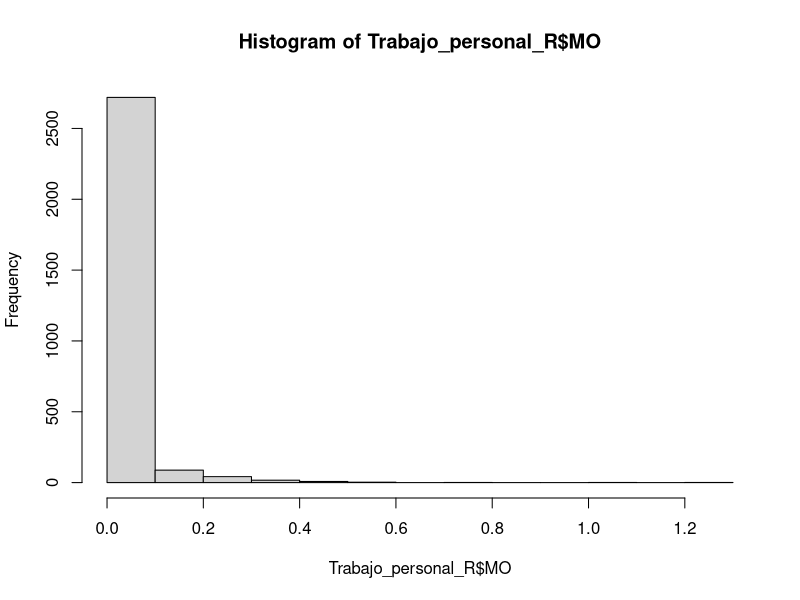
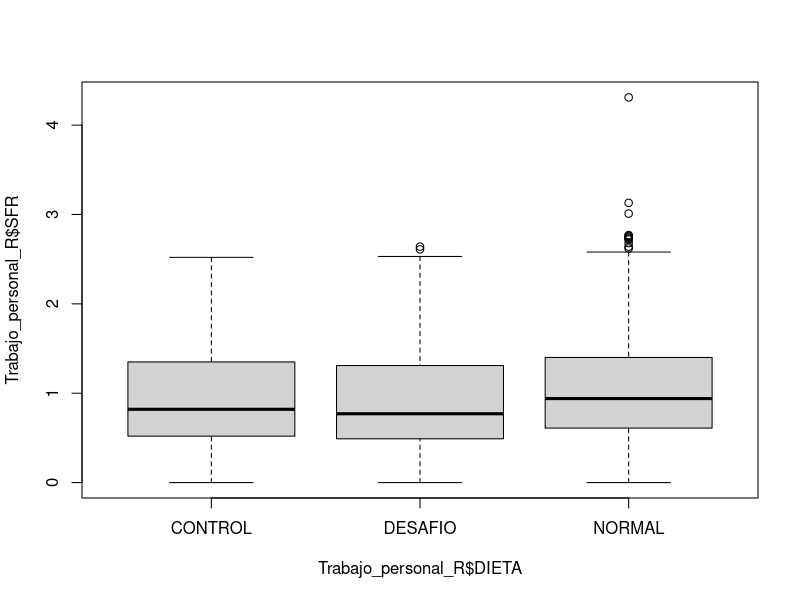
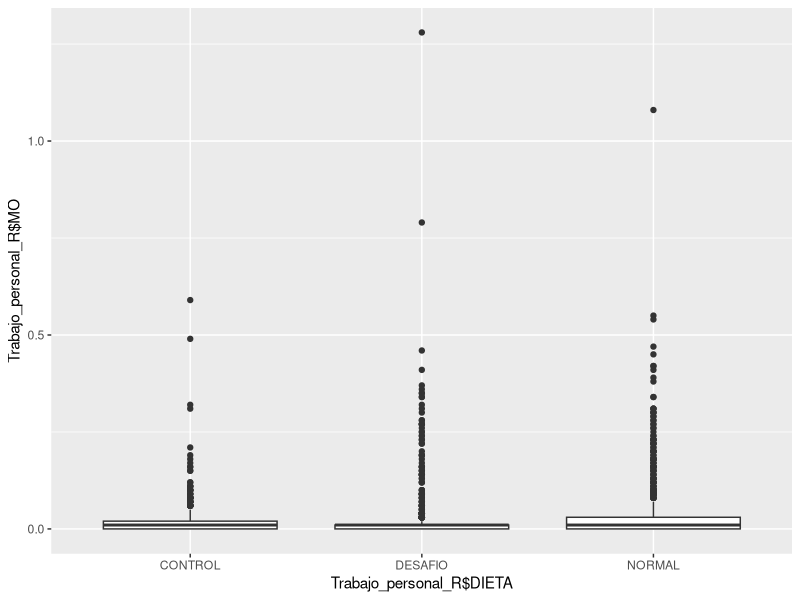
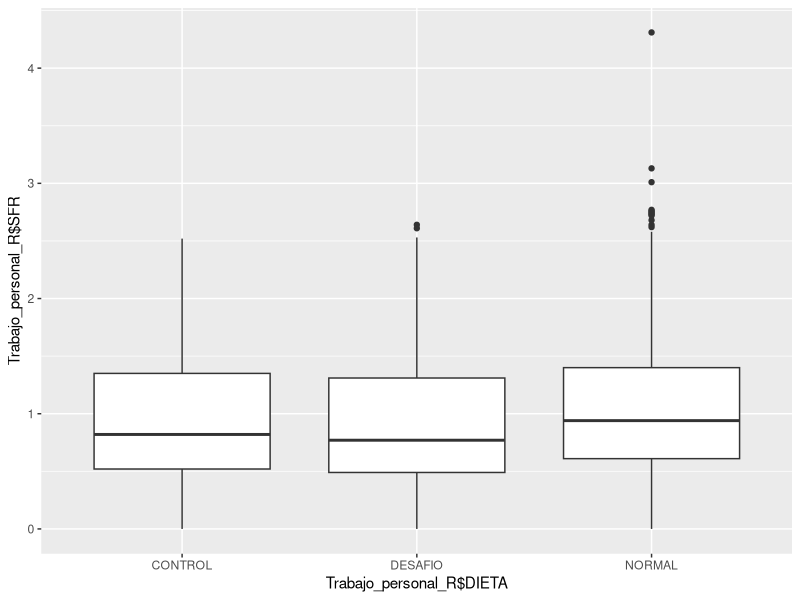

Recreate these plots in R, in order.
## ---- chunk 1
knitr::opts_chunk$set(echo = TRUE)

library(readxl)
library(ggplot2)
## ---- chunk 2
Trabajo_personal_R <- read_excel("Trabajo personal R.xlsx")

hist(Trabajo_personal_R$MO)

## ---- chunk 3

boxplot(Trabajo_personal_R$SFR~Trabajo_personal_R$DIETA)

## ---- chunk 4

library(ggplot2)

ggplot(Trabajo_personal_R, aes(x = Trabajo_personal_R$DIETA, y = Trabajo_personal_R$MO)) +
  geom_boxplot()


## ---- chunk 5
library(ggplot2)

ggplot(Trabajo_personal_R, aes(x = Trabajo_personal_R$DIETA, y = Trabajo_personal_R$SFR)) +
  geom_boxplot()
